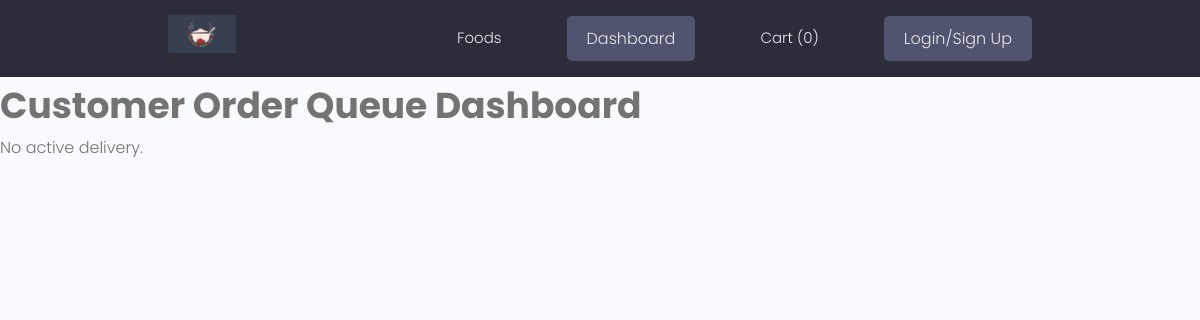
The app's page /user_dashboard/, older data.
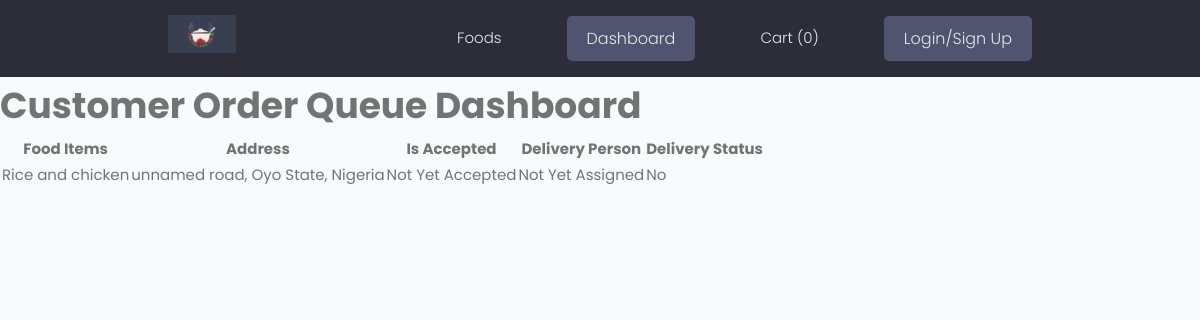
The same page, newer data.
### Orders/models.py (models this page shows, shortened)
class OrderedFood(models.Model):
    user = models.ForeignKey(Customer, on_delete=models.CASCADE, blank=True, null=True)
    session_id = models.CharField(max_length=500, blank=True, null=True)
    food = models.ForeignKey(Food, on_delete=models.CASCADE)
    optional_items = models.ManyToManyField(OptionalItem, through='OrderedOptionalItem')
    food_quantity = models.IntegerField(default=1, blank=True, null=True)
    created = models.DateField(auto_now_add=True, null=True, blank=True)
    updated = models.DateField(auto_now=True, null=True, blank=True)
    def __str__(self):
        return f'{self.food}'

class Food(models.Model):
    name = models.CharField(max_length=225)
    description = models.TextField()
    tags = models.ManyToManyField(Tag)
    price = models.FloatField(default=0.00)
    optional_items = models.ManyToManyField('OptionalItem', related_name='foods')
    picture = models.ImageField(upload_to='media')
    is_active = models.BooleanField(default=True)
    objects = models.Manager()
    active_objects = IsActiveManager()
    def __str__(self):
        return self.name

class DeliveryEntity(models.Model):
    food_cart = models.ForeignKey(FoodCart, on_delete=models.CASCADE, blank=True, null=True)
    session_id = models.CharField(max_length=500, blank=True,null=True)
    phone_number = models.CharField(max_length=20, null=True, blank=True)
    owner = models.ForeignKey(Customer, on_delete=models.CASCADE, null=True, blank=True)
    delivery_person = models.ForeignKey(DeliveryPerson, on_delete=models.SET_NULL, null=True, blank=True)
    address = models.CharField(max_length=500)
    is_active = models.BooleanField(default=True)
    ongoing_status = models.BooleanField(default=False)
    is_accepted = models.BooleanField(default=False)
    accept_delivery = models.BooleanField(default=False)
    created = models.DateField(auto_now_add=True, null=True, blank=True)
    updated = models.DateField(auto_now=True, null=True, blank=True)
    objects = models.Manager()
    active_objects = IsActiveManager()
    class Meta:
        ordering = ['-created']

### Orders/views.py (the view, shortened to what this page needs)
# urls.py: path('user_dashboard/', views.UserDashboardView.as_view(), name='user-dashboard'),
class UserDashboardView(View):
    template_name = 'orders/user_dashboard.html'
    def get(self, request, *args, **kwargs):
        if request.user.is_authenticated:
            active_delivery_entity = DeliveryEntity.objects.filter(owner=request.user.customer, is_active=True).first()
        else:
            active_delivery_entity = DeliveryEntity.objects.filter(
                session_id=unauthenticated_user_session_id(self.request),
                is_active=True).first()
        context = {
            'active_delivery_entity': active_delivery_entity
        }
        return render(request, self.template_name, context)

### Orders/context_processors.py (called while the page is built)
def food_cart_items_count(request):
    cart_total = 0
    if request.user.is_authenticated:
        selected_cart = FoodCart.objects.filter(user=request.user.customer, is_checked_out=False).first()
        if selected_cart is not None:
            cart_total = selected_cart.ordered_food.count()
    else:
        selected_cart = FoodCart.objects.filter(session_id=unauthenticated_user_session_id(request),
                                                is_checked_out=False).first()
        if selected_cart is not None:
            cart_total = selected_cart.ordered_food.count()
    return {"cart_total": cart_total}

### Orders/session.py (called while the page is built)
def unauthenticated_user_session_id(request):
    session_id = request.session.get('unauthenticated_user_session_id')
    if not session_id:
        session_id = request.session.create()
        request.session['unauthenticated_user_session_id'] = session_id
    return session_id

### Orders/templates/orders/user_dashboard.html (shortened to what this page needs)
{% extends 'main.html' %}
{% block content %}
  <h2>Customer Order Queue Dashboard</h2>
  {% if active_delivery_entity %}
    <table>
      <thead>
        <tr>
          <th>Food Items</th>
          <th>Address</th>
          <th>Is Accepted</th>
          <th>Delivery Person</th>
          <th>Delivery Status</th>
        </tr>
      </thead>
      <tbody>
        <tr>
          {% for food in active_delivery_entity.food_cart.ordered_food.all  %}
          <td>{{ food }}</td>
          {% endfor %}
          <td>{{ active_delivery_entity.address }}</td>
          <td>{% if active_delivery_entity.is_accepted %}Accepted{% else %}Not Yet Accepted{% endif %}</td>
          <td>{% if active_delivery_entity.delivery_person %}{{ active_delivery_entity.delivery_person }}{% else %}Not Yet Assigned{% endif %}</td>
          <td>{% if active_delivery_entity.ongoing_status %}: Ongoing {% else %} No{% endif %}</td>
        </tr>
      </tbody>
    </table>
  {% else %}
  <p>No active delivery.</p>
  {% endif %}
{% endblock %}

Row changes from the older to the newer data that the page shows:
added OrderedFood: food.name "Rice and chicken"
added DeliveryEntity: address "unnamed road, Oyo State, Nigeria"
Text that changed along with them:
text no longer shown: "No active delivery."
text now shown: "Food Items Address Is Accepted Delivery Person Delivery Status Not Yet Accepted Not Yet Assigned No"
